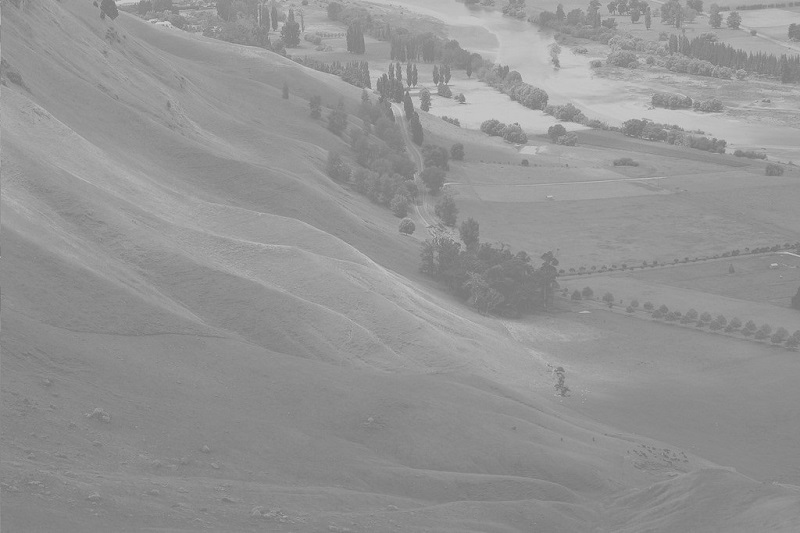
#> input picture images/img2.jpg, 800 x 533 px
$ python Histogram.py
#> lines starting #> are read from the running program, lines starting #| are printed output that depends on the picture
import numpy as np
import cv2 as cv
from matplotlib import pyplot as plt

img = cv.imread("images/img2.jpg", 0)
#> img is the input picture: shape (533, 800); min 112, max 211, mean 147.5

cv.imshow("Original", img)

plt.subplot(131)
plt.hist(img.ravel(), 256, [0, 256]) #flattened array(1D array)
plt.title('Original')


# Stretching Histogram
image2 = img
minv = np.amin(img)
#> minv = 112
maxv = np.amax(img)
#> maxv = 211
h, w = img.shape[:2] #get the size of an image
#> h = 533; w = 800

for i in range(0, h-1, 1):
    for j in range(0, w-1, 1):
        image2[i, j] = ((img[i,j]-minv) / (maxv-minv)) * 255
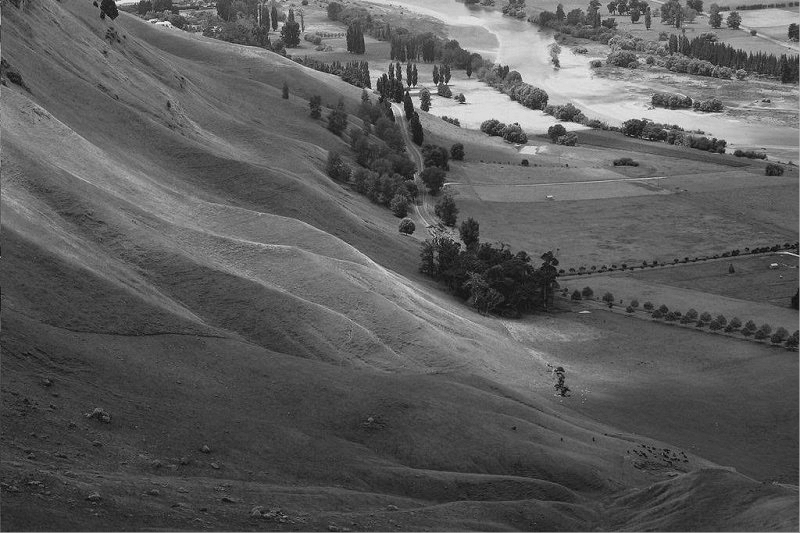
#> image2: shape (533, 800); min 0, max 255, mean 91.3


cv.imshow('Stretched Image', image2)
plt.subplot(132)
hist2 = cv.calcHist([image2], [0], None,[256], [0, 256])
#> hist2 = 256 values, max 16861 at index 64, min 0 at index 1, mean 1665.6
plt.plot(hist2)
plt.title('Contrast Stretching')


# Equlization Histogram
image3 = cv.equalizeHist(cv.cvtColor(img, cv.COLOR_BAYER_BG2GRAY))
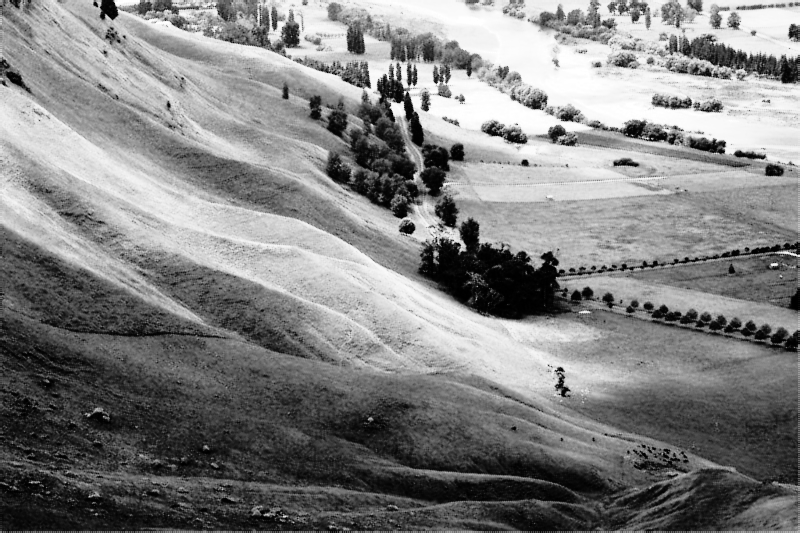
#> image3: shape (533, 800); min 0, max 255, mean 128.7
cv.imshow('Equalized Image', image3)

hist3 = cv.calcHist([image3], [0], None,[256], [0, 256])
#> hist3 = 256 values, max 7834 at index 63, min 0 at index 12, mean 1665.6
plt.subplot(133)
plt.plot(hist3)
plt.title('Histogram Equalization')


plt.show()
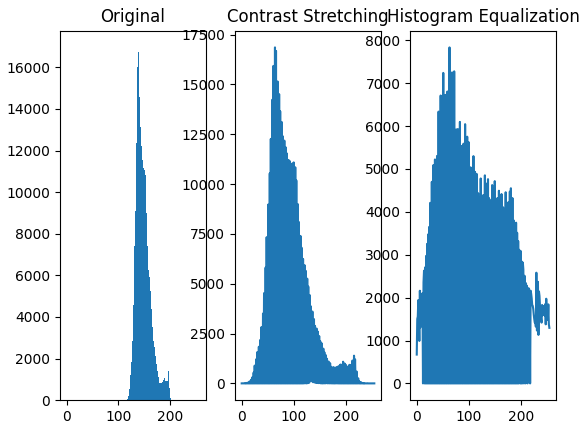
#> figure drawn by matplotlib, 3 panels; panel 1: tallest bar 16921 high, from x = 137 to 138; panel 2: curve peaks at x = 64, y = 16861; panel 3: curve peaks at x = 63, y = 7834
cv.waitKey()
cv.destroyAllWindows()

$ run again, with images/img1.jpg copied over images/img2.jpg
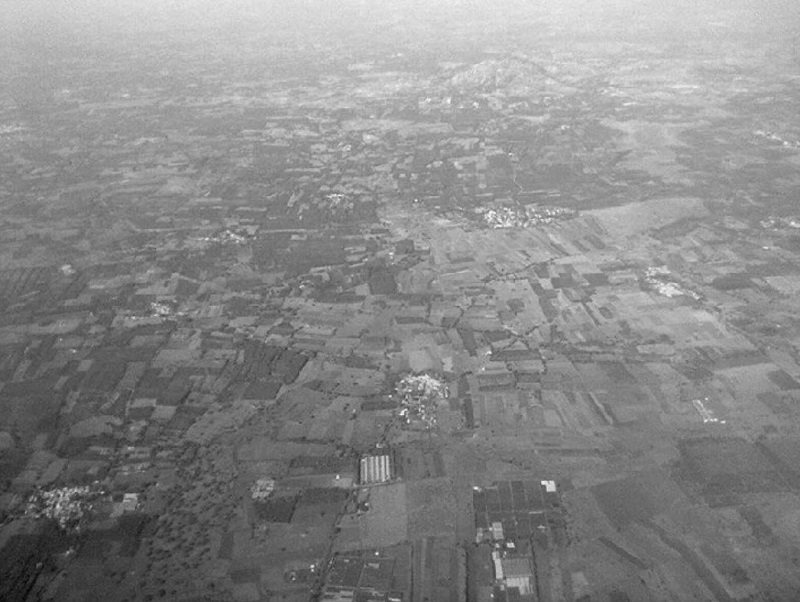
#> input picture images/img1.jpg, 800 x 602 px
#> img is the input picture: shape (602, 800); min 0, max 251, mean 136.7
#> minv = 0
#> maxv = 251
#> hist2 = 256 values, max 4815 at index 115, min 0 at index 1, mean 1881.2
#> `image3 = cv.equalizeHist(cv.cvtColor(img, cv.COLOR_BAYER_BG2GRAY))`:
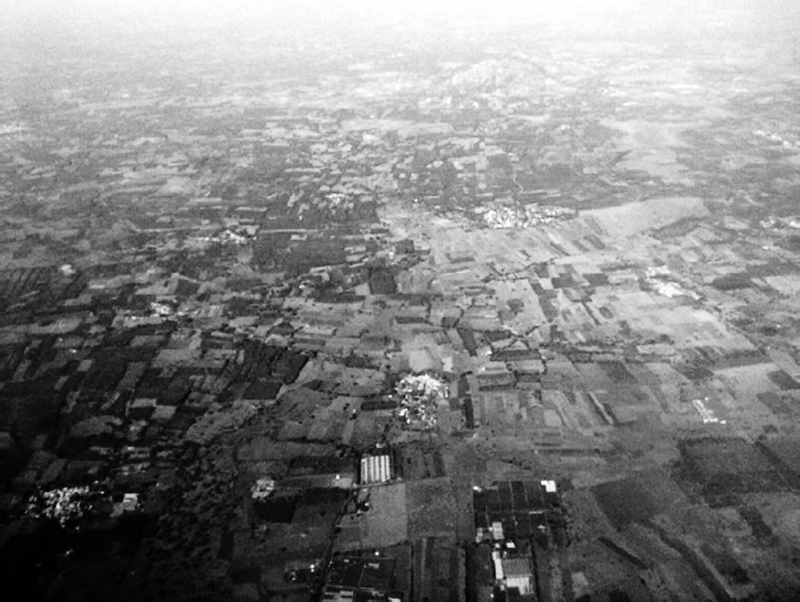
#> image3: shape (602, 800); min 0, max 255, mean 128.4
#> hist3 = 256 values, max 4900 at index 77, min 0 at index 22, mean 1881.2
#> `plt.show()`:
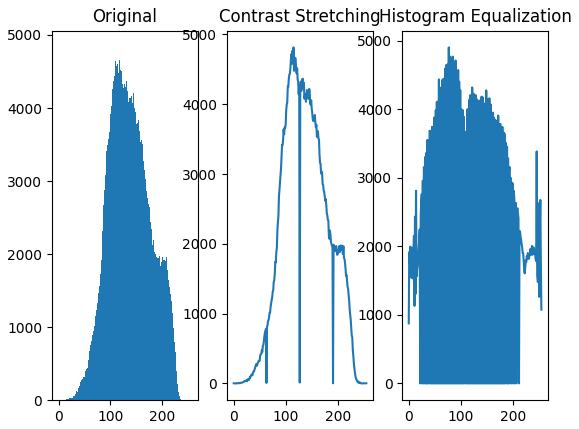
#> figure drawn by matplotlib, 3 panels; panel 1: tallest bar 4819 high, from x = 114 to 115; panel 2: curve peaks at x = 115, y = 4815; panel 3: curve peaks at x = 77, y = 4900

$ run again, with images/img3.jpg copied over images/img2.jpg
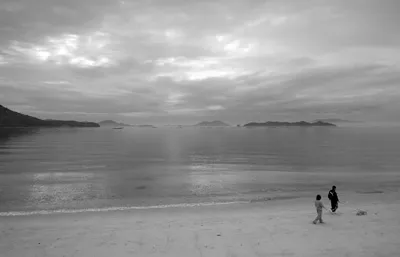
#> input picture images/img3.jpg, 400 x 257 px
#> minv = 0
#> maxv = 255
#> hist2 = 256 values, max 1818 at index 157, min 0 at index 4, mean 401.6
#> `image3 = cv.equalizeHist(cv.cvtColor(img, cv.COLOR_BAYER_BG2GRAY))`:
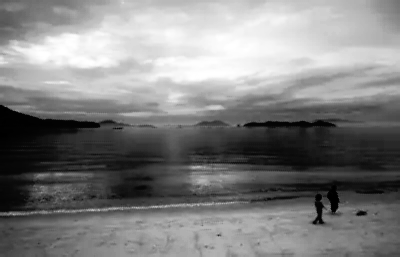
#> image3: shape (257, 400); min 0, max 255, mean 128.6
#> hist3 = 256 values, max 1723 at index 162, min 0 at index 12, mean 401.6
#> `plt.show()`:
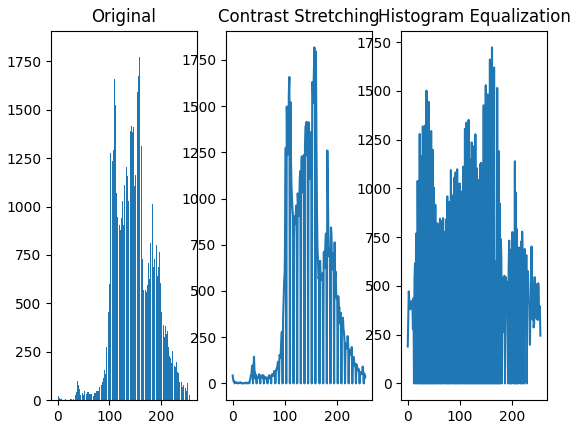
#> figure drawn by matplotlib, 3 panels; panel 1: tallest bar 1818 high, from x = 157 to 158; panel 2: curve peaks at x = 157, y = 1818; panel 3: curve peaks at x = 162, y = 1723

$ run again, with images/img4.jpg copied over images/img2.jpg
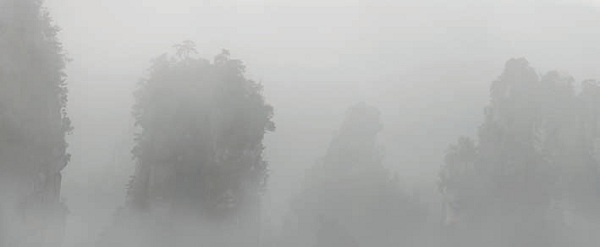
#> input picture images/img4.jpg, 600 x 247 px
#> minv = 118
#> maxv = 227
#> after the loop `for i in range(0, h-1, 1):`:
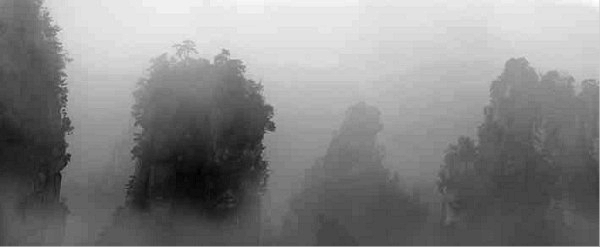
#> image2: shape (247, 600); min 0, max 255, mean 132.9
#> hist2 = 256 values, max 4802 at index 226, min 0 at index 1, mean 578.9
#> hist3 = 256 values, max 4219 at index 238, min 0 at index 34, mean 578.9
#> `plt.show()`:
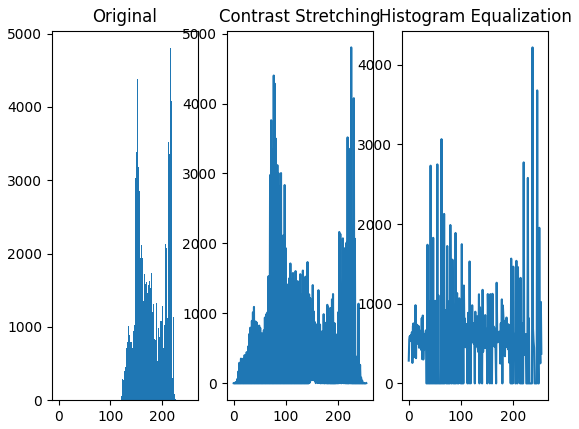
#> figure drawn by matplotlib, 3 panels; panel 1: tallest bar 4801 high, from x = 215 to 216; panel 2: curve peaks at x = 226, y = 4802; panel 3: curve peaks at x = 238, y = 4219
